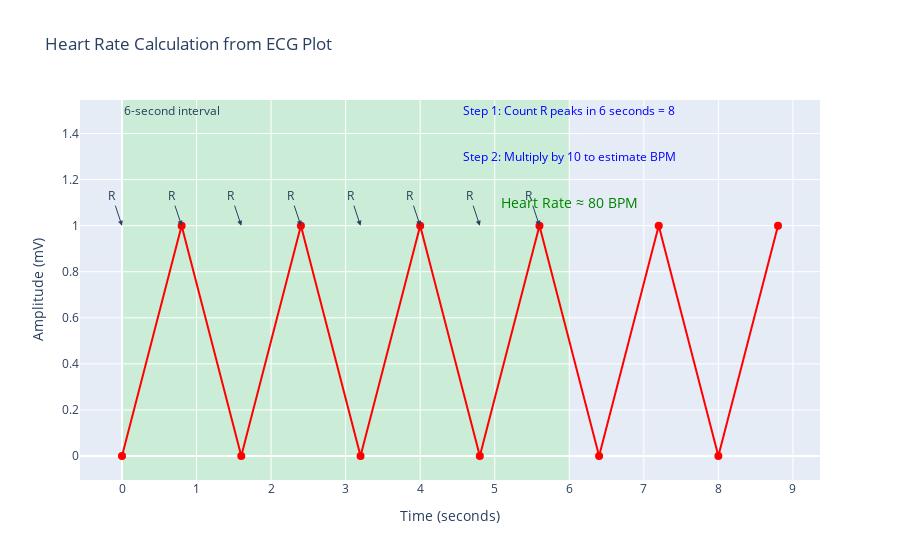

Notebook code cell kept with this figure:
### Markdown cell above
## Identifying Sinus Rhythms, Rates, Regularity, and Wave Morphology
- **Sinus Rhythm**: Originates from the SA node with regular rhythm.
- **Rate Calculation**: Number of R waves in 6 seconds multiplied by 10.
- **Regularity**: Consistent spacing between QRS complexes indicates regular rhythm.

### Code cell
import plotly.graph_objects as go

# Sample data for a simulated sinus rhythm with R peaks
time = [0, 0.8, 1.6, 2.4, 3.2, 4.0, 4.8, 5.6, 6.4, 7.2, 8.0, 8.8]  # seconds
amplitude = [0, 1, 0, 1, 0, 1, 0, 1, 0, 1, 0, 1]  # alternating R peak amplitudes for simplicity

# Create figure
fig = go.Figure()

# Plot the simulated ECG waveform
fig.add_trace(go.Scatter(x=time, y=amplitude, mode='lines+markers',
                         marker=dict(size=8, color='red'), name='ECG Signal'))

# Highlight the 6-second interval
fig.add_vrect(x0=0, x1=6, fillcolor="LightGreen", opacity=0.3,
              layer="below", line_width=0, annotation_text="6-second interval", annotation_position="top left")

# Count the R peaks within this interval
r_peaks_within_6_seconds = sum(1 for t in time if t <= 6)
heart_rate = r_peaks_within_6_seconds * 10  # Calculating BPM based on 6-second interval

# Annotate the R peaks
for t in time:
    if t <= 6:
        fig.add_annotation(x=t, y=1, text="R", showarrow=True, arrowhead=2)

# Add a step-by-step annotation explaining the heart rate calculation
fig.add_annotation(x=6, y=1.5, text=f"Step 1: Count R peaks in 6 seconds = {r_peaks_within_6_seconds}", showarrow=False, font=dict(size=12, color="blue"))
fig.add_annotation(x=6, y=1.3, text=f"Step 2: Multiply by 10 to estimate BPM", showarrow=False, font=dict(size=12, color="blue"))
fig.add_annotation(x=6, y=1.1, text=f"Heart Rate ≈ {heart_rate} BPM", showarrow=False, font=dict(size=14, color="green"))

# Update layout
fig.update_layout(
    title="Heart Rate Calculation from ECG Plot",
    xaxis_title="Time (seconds)",
    yaxis_title="Amplitude (mV)",
    showlegend=False
)

# Display the plot
fig.show()

### Figure 1 — Plotly figure (JSON) as saved in the notebook; plotly's stock layout.template omitted (floating-point values rounded to 4 significant figures)
{"data": [{"marker": {"color": "red", "size": 8}, "mode": "lines+markers", "name": "ECG Signal", "type": "scatter", "x": [0, 0.8, 1.6, 2.4, 3.2, 4, 4.8, 5.6, 6.4, 7.2, 8, 8.8], "y": [0, 1, 0, 1, 0, 1, 0, 1, 0, 1, 0, 1]}], "layout": {"annotations": [{"showarrow": false, "text": "6-second interval", "x": 0, "xanchor": "left", "xref": "x", "y": 1, "yanchor": "top", "yref": "y domain"}, {"arrowhead": 2, "showarrow": true, "text": "R", "x": 0, "y": 1}, {"arrowhead": 2, "showarrow": true, "text": "R", "x": 0.8, "y": 1}, {"arrowhead": 2, "showarrow": true, "text": "R", "x": 1.6, "y": 1}, {"arrowhead": 2, "showarrow": true, "text": "R", "x": 2.4, "y": 1}, {"arrowhead": 2, "showarrow": true, "text": "R", "x": 3.2, "y": 1}, {"arrowhead": 2, "showarrow": true, "text": "R", "x": 4, "y": 1}, {"arrowhead": 2, "showarrow": true, "text": "R", "x": 4.8, "y": 1}, {"arrowhead": 2, "showarrow": true, "text": "R", "x": 5.6, "y": 1}, {"font": {"color": "blue", "size": 12}, "showarrow": false, "text": "Step 1: Count R peaks in 6 seconds = 8", "x": 6, "y": 1.5}, {"font": {"color": "blue", "size": 12}, "showarrow": false, "text": "Step 2: Multiply by 10 to estimate BPM", "x": 6, "y": 1.3}, {"font": {"color": "green", "size": 14}, "showarrow": false, "text": "Heart Rate ≈ 80 BPM", "x": 6, "y": 1.1}], "shapes": [{"fillcolor": "LightGreen", "layer": "below", "line": {"width": 0}, "opacity": 0.3, "type": "rect", "x0": 0, "x1": 6, "xref": "x", "y0": 0, "y1": 1, "yref": "y domain"}], "showlegend": false, "title": {"text": "Heart Rate Calculation from ECG Plot"}, "xaxis": {"title": {"text": "Time (seconds)"}}, "yaxis": {"title": {"text": "Amplitude (mV)"}}}}
